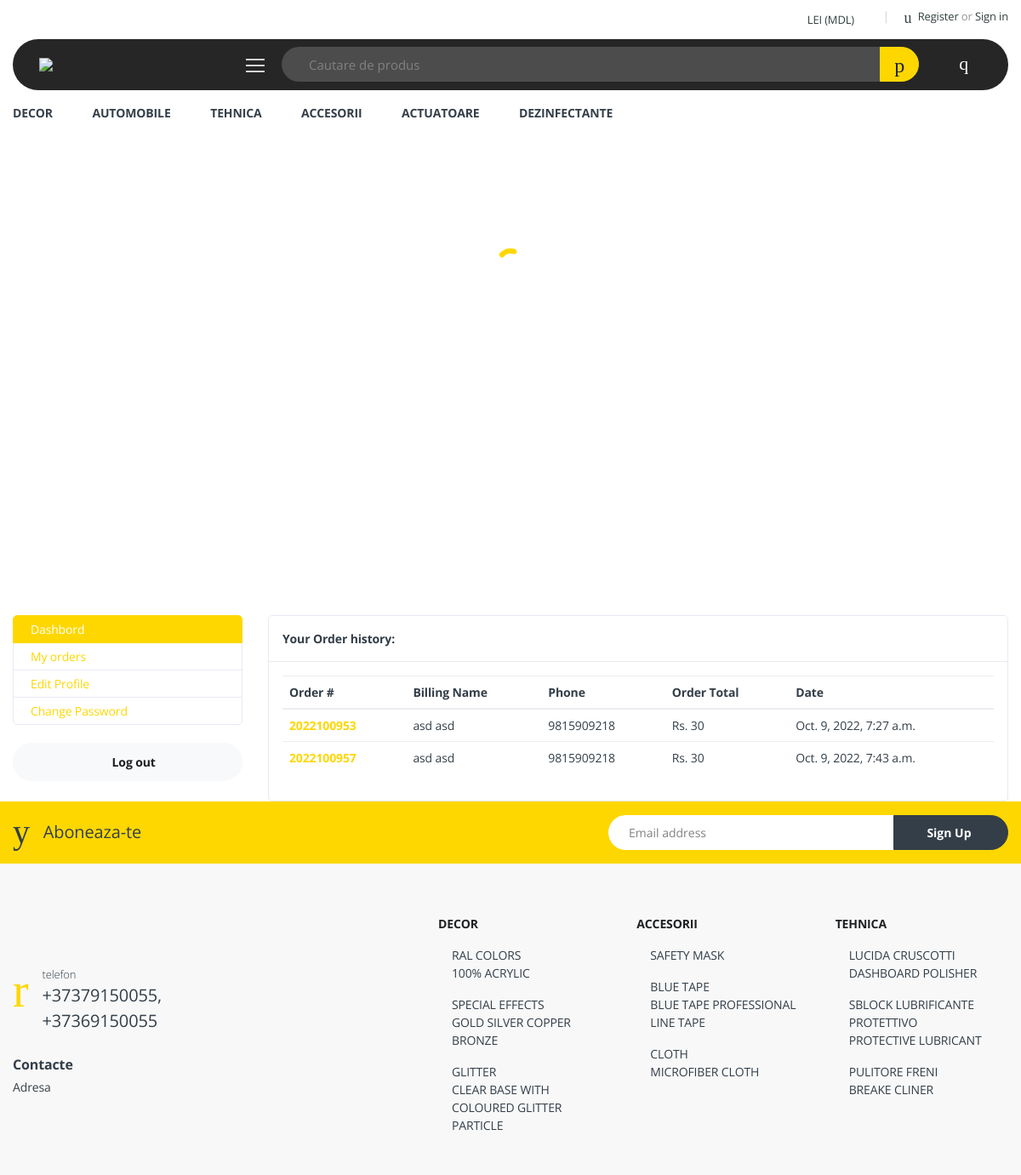
The page /accounts/my_orders/ (signed in) on the database its author committed.
### orders/models.py (models this page shows, shortened)
class Order(models.Model):
    STATUS ={
        ('New', 'New'),
        ('Accepted', 'Accepted'),
        ('Completed', 'Completed'),
        ('Cancelled', 'Cancelled'),
    }
    user = models.ForeignKey(Account, on_delete=models.SET_NULL, null=True)
    order_number = models.CharField(max_length=100, default="", null=True)
    first_name = models.CharField(max_length=50)
    last_name = models.CharField(max_length=50)
    phone_number = models.CharField(max_length=20)
    email = models.EmailField(max_length=20)
    address_line_1 = models.CharField(max_length=100, blank=True)
    address_line_2 = models.CharField(max_length=100, blank=True)
    country = models.CharField(max_length=20)
    state = models.CharField(max_length=50)
    city = models.CharField(max_length=50)
    order_note = models.CharField(max_length=100,blank=True)
    order_total = models.CharField(max_length=30, default="", null=True)
    status = models.CharField(max_length=10, choices=STATUS, default="New")
    ip = models.CharField(blank=True ,max_length=10,  default="", null=True)
    is_ordered = models.BooleanField(default=False)
    created_at = models.DateTimeField(auto_now_add=True)
    update_at = models.DateTimeField(auto_now=True)
    def full_name(self):
        return f'{self.first_name} {self.last_name}'

### accounts/views.py (the view)
# urls.py: path('my_orders/' ,views.my_orders,name='my_orders'),
def my_orders(request):
    orders = Order.objects.filter(user=request.user, is_ordered=True).order_by('created_at')
    context ={
        'orders':orders
    }
    return render(request, 'accounts/my_orders.html', context)

### cart/context_processors.py (called while the page is built)
def counter(request):
    cart_count = 0
    if 'admin' in request.path:
        return {}
    else :
       try:
            cart = Cart.objects.filter(cart_id=_cart_id(request))
            if request.user.is_authenticated:
                cart_items = CartItem.objects.all().filter(user=request.user)
            else:
               cart_items = CartItem.objects.all().filter(cart=cart[:1])
            for cart_item in cart_items:
                  cart_count = cart_count + cart_item.quantity
       except Cart.DoesNotExist:
           cart_count = 0
    return dict(cart_count=cart_count)

### cart/views.py (called while the page is built)
def _cart_id(request):
    cart = request.session.session_key
    if not cart:
        cart = request.session.create()
    return cart

### category/context_processors.py (called while the page is built)
def menu_links(request):
    links = Category.objects.all()
    return dict(links=links)

### accounts/templates/accounts/my_orders.html
{% extends "base.html" %}
{% block content %}
<main class="offcanvas-enabled" style="padding-top: 5rem;">
  <section class="ps-lg-4 pe-lg-3 pt-4">
    <div class="container">
        <div class="row">
           {% include 'accounts/dashbord_sidebar.html' %}
        <main class="col-md-9">
            <article class="card">
            <header class="card-header">
                <strong class="d-inline-block mr-3">Your Order history:</strong>
            </header>
            <div class="card-body">
                <div class="row">
                     <div class="col-md-12">
                        <table class="table table-hover">
                            <thead>
                              <tr>
                                <th scope="col">Order #</th>
                                <th scope="col">Billing Name</th>
                                <th scope="col">Phone</th>
                                <th scope="col">Order Total</th>
                                <th scope="col">Date</th>
                              </tr>
                            </thead>
                            <tbody>
                                {% for order in orders  %}
                              <tr>
                                 <th scope="row"><a href="{%url 'order_detail' order.order_number%}">{{order.order_number}}</th></a>
                                <td>{{order.full_name}}</td>
                                <td>{{order.phone_number}}</td>
                                <td>Rs. {{order.order_total}}</td>
                                <td>{{order.created_at}}</td>
                              </tr>
                              {% endfor %}
                            </tbody>
                          </table>
                    </div>
                </div>
            </div>
            </article>
        </main>
    </div>
    </div>
    </section>
<main/>
    {% endblock content %}

### rows shown on the page
Order: order_number "2022100953", full_name "asd asd", phone_number "9815909218", order_total "30", created_at "Oct. 9, 2022, 7:27 a.m."
Order: order_number "2022100957", full_name "asd asd", phone_number "9815909218", order_total "30", created_at "Oct. 9, 2022, 7:43 a.m."
